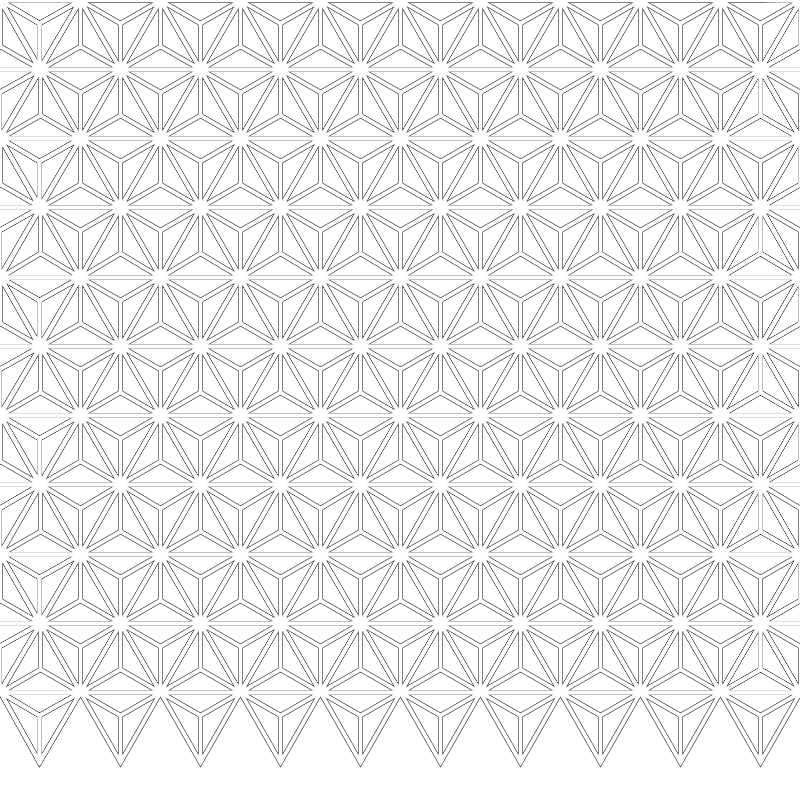
Frame 1 (no input)
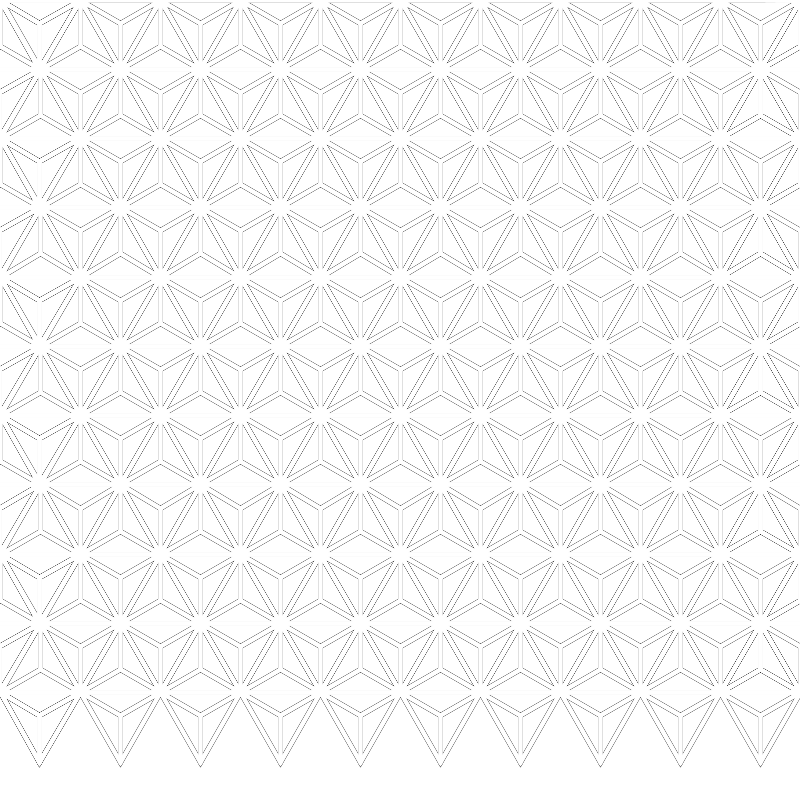
Frame 2 (the mouse pressed at the canvas centre, redrawn once)

The Processing sketch that drew these frames (run headless with seeded random() and noise(); the mouse was pressed at the canvas centre and the sketch redrawn once):

// Processing sketch: triangles_with_shapes
// ── triangles_with_shapes.pde
void setup() {

  size(800, 800);
  background(255);
  smooth(8);
  stroke(0);
  strokeWeight(5);
  noFill();
  noLoop();

}

void draw() {

  grid(10);
  
  strokeWeight(4);
  stroke(255);
  
  grid(10);

//save("triangle_study.jpg");
}

void grid(int rows) {
  
  int i = 1;
  float size = width / rows;
  float yDiff = size * .75; // 75
  float y1 = 0;

  for (i = 1; i <= rows+1; i++) {

    int ii = 1;
    float x1 = 0;
    if(i%2 == 0){
      // offset every other row
        x1 = x1 - (size/2);  
    }
    
    for (ii = 1; ii <= rows + 2; ii++) {
        
      float x3 = (cos(radians(60)) * size) + x1;
      float y3 = (sin(radians(60)) * size) + y1;

      yDiff = dist(x1 + (size/2), y1, x3, y3);
      
      pushMatrix();
      equi_triangle(size, x1, y1);

      // rotate 180 and move to right
      
      translate((size * rows), (yDiff * rows));
      rotate(radians(180));      
      
      // draw another triangle, opposite
      equi_triangle(size, x1, y1);

      popMatrix();
                 
      if (ii > 1) {
        // move x right
        x1 = x1 + size;
      }
    }
    // move y down
    y1 = i * (yDiff);
  }
}

void equi_triangle(float size, float x, float y){

  float x3 = (cos(radians(60)) * size) + x;
  float y3 = (sin(radians(60)) * size) + y;
    
  triangle(x, y, x3, y3, x + size, y);
  
  // calculate centroid point and draw lines 
  // from it to each vertex
  float centroidx = x3;
  float centroidy = (abs(y3 - y) * 0.334) + y; 
  line(x, y, centroidx, centroidy);
  line(x3, y3, centroidx, centroidy);
  line(x + size, y, centroidx, centroidy);
}
